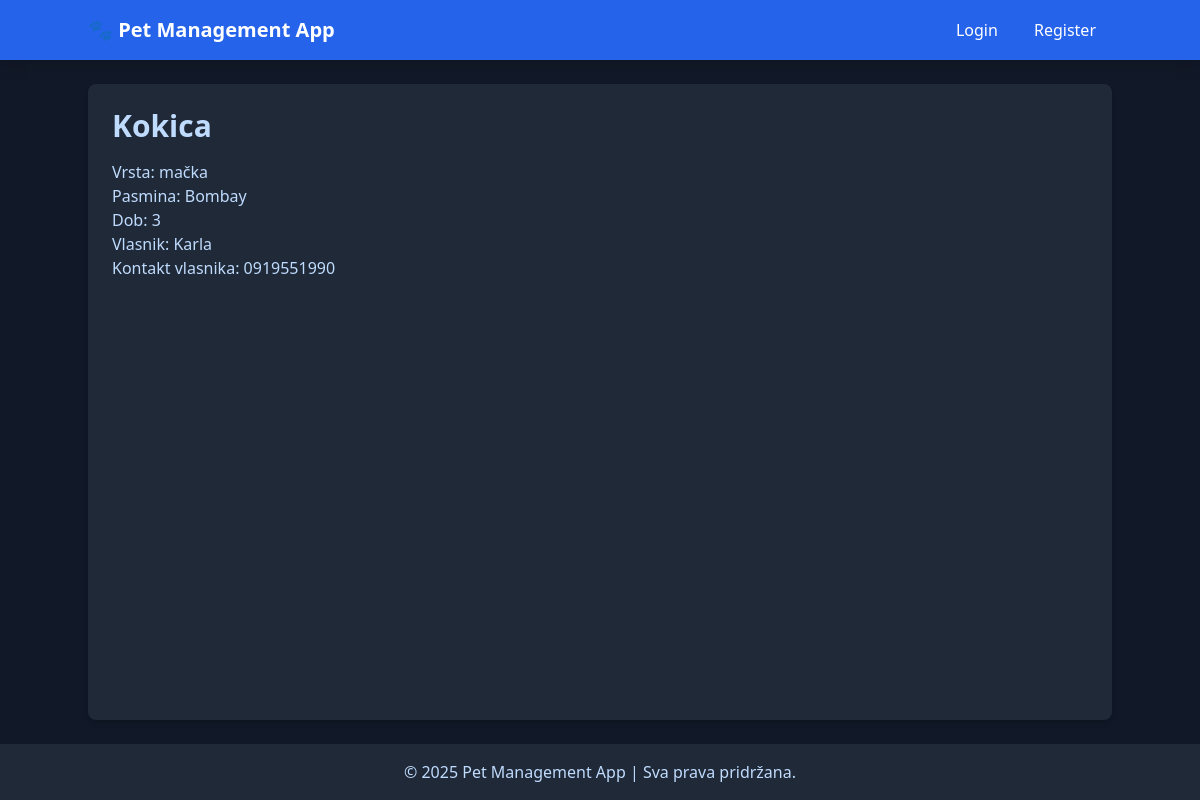
Screenshot of /pets/6/ with the database file from the repository.
### pets/models.py (models this page shows, shortened)
class Pet(models.Model):
    name = models.CharField(max_length=100)
    species = models.CharField(max_length=50, choices=[
        ('pas', 'Pas'),
        ('mačka', 'Mačka'),
        ('ptica', 'Ptica'),
        ('drugo', 'Drugo'),
    ])
    breed = models.CharField(max_length=100, blank=True, null=True)
    age = models.PositiveIntegerField()
    owner_name = models.CharField(max_length=100)
    owner_contact = models.CharField(max_length=15)

### pets/views.py (the view)
# urls.py: path('pets/<int:pk>/', PetDetailView.as_view(), name='pet_detail'),
class PetDetailView(DetailView):
    model = Pet
    template_name = 'pets/pet_detail.html'
    context_object_name = 'pet'
    def get_context_data(self, **kwargs):
     context = super().get_context_data(**kwargs)
     print(self.object.owner_name, self.object.owner_contact)   # Debugging
     context['veterinary_services'] = VeterinaryService.objects.filter(pet=self.object)
     return context

### pets/templates/pets/pet_detail.html (shortened to what this page needs)
{% extends 'base.html' %}
{% block content %}
<h1 class="text-3xl font-semibold mb-4">{{ pet.name }}</h1>
<p>Vrsta: {{ pet.species }}</p>
<p>Pasmina: {{ pet.breed }}</p>
<p>Dob: {{ pet.age }}</p>
<p>Vlasnik: {{ pet.owner_name }}</p>
<p>Kontakt vlasnika: {{ pet.owner_contact }}</p>
{% endblock %}

### rows the page displays
Pet: name "Kokica", species "mačka", breed "Bombay", age "3", owner_name "Karla", owner_contact "0919551990"
